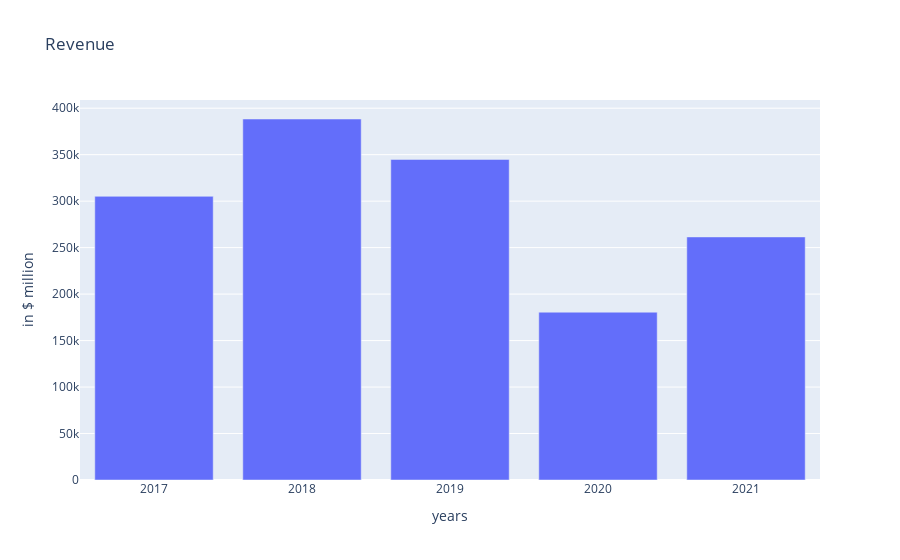

Write notebook code for a chart like this one.
### Code cell
fig = px.bar(x=revenue.keys(), y=revenue.values(), title="Revenue", labels = {'x':'years', 'y':'in $ million'})
fig.show()

### Figure 1 — Plotly figure (JSON) as saved in the notebook; plotly's stock layout.template omitted (floating-point values rounded to 4 significant figures)
{"data": [{"alignmentgroup": "True", "hovertemplate": "years=%{x}<br>in $ million=%{y}<extra></extra>", "legendgroup": "", "marker": {"color": "#636efa", "pattern": {"shape": ""}}, "name": "", "offsetgroup": "", "orientation": "v", "showlegend": false, "textposition": "auto", "type": "bar", "x": ["2017", "2018", "2019", "2020", "2021"], "xaxis": "x", "y": [305179, 388379, 344877, 180543, 261504], "yaxis": "y"}], "layout": {"barmode": "relative", "legend": {"tracegroupgap": 0}, "title": {"text": "Revenue"}, "xaxis": {"anchor": "y", "domain": [0, 1], "title": {"text": "years"}}, "yaxis": {"anchor": "x", "domain": [0, 1], "title": {"text": "in $ million"}}}}
